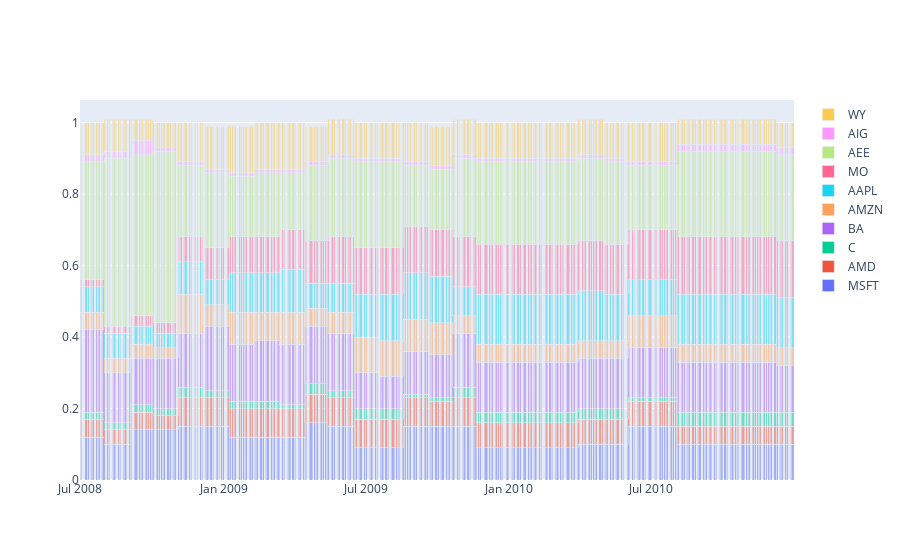

The cell this chart's notebook holds for it:
### Code cell
plotAllocation(ah.dropna())

### Figure 1 — Plotly figure (JSON) as saved in the notebook; plotly's stock layout.template omitted (floating-point values rounded to 4 significant figures; data arrays with more than 128 entries replaced by an {"elided": "..."} marker saying what was removed)
{"data": [{"name": "MSFT", "type": "bar", "x": {"elided": "632 str values"}, "y": {"elided": "632 float values"}}, {"name": "AMD", "type": "bar", "x": {"elided": "632 str values"}, "y": {"elided": "632 float values"}}, {"name": "C", "type": "bar", "x": {"elided": "632 str values"}, "y": {"elided": "632 float values"}}, {"name": "BA", "type": "bar", "x": {"elided": "632 str values"}, "y": {"elided": "632 float values"}}, {"name": "AMZN", "type": "bar", "x": {"elided": "632 str values"}, "y": {"elided": "632 float values"}}, {"name": "AAPL", "type": "bar", "x": {"elided": "632 str values"}, "y": {"elided": "632 float values"}}, {"name": "MO", "type": "bar", "x": {"elided": "632 str values"}, "y": {"elided": "632 float values"}}, {"name": "AEE", "type": "bar", "x": {"elided": "632 str values"}, "y": {"elided": "632 float values"}}, {"name": "AIG", "type": "bar", "x": {"elided": "632 str values"}, "y": {"elided": "632 float values"}}, {"name": "WY", "type": "bar", "x": {"elided": "632 str values"}, "y": {"elided": "632 float values"}}], "layout": {"bargap": 0, "bargroupgap": 0, "barmode": "stack", "xaxis": {"categoryorder": "total descending"}}}
